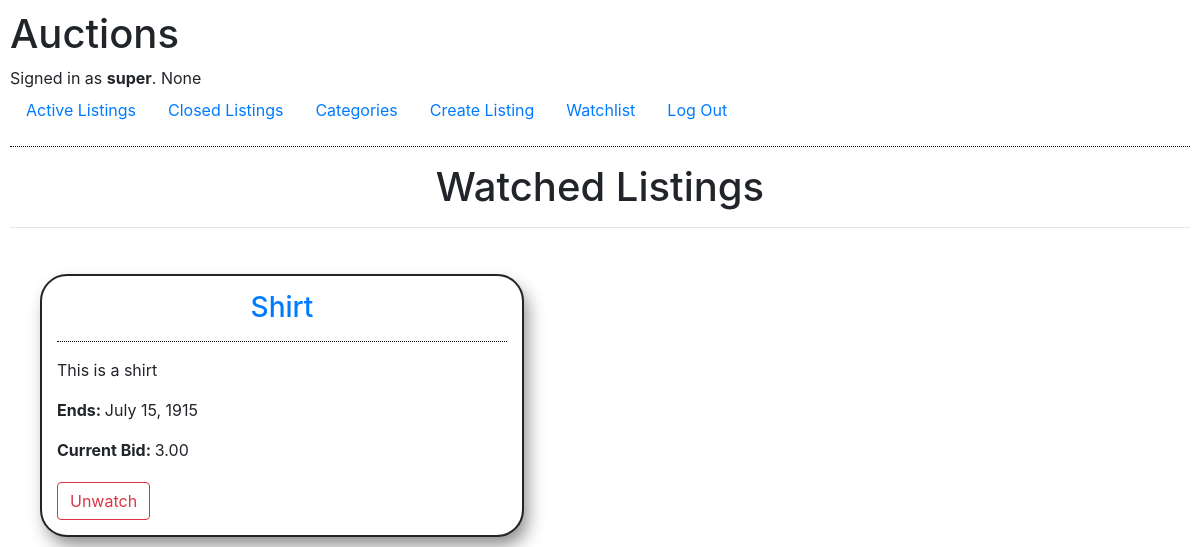
Before: /watchlist (signed in) with the older database file.
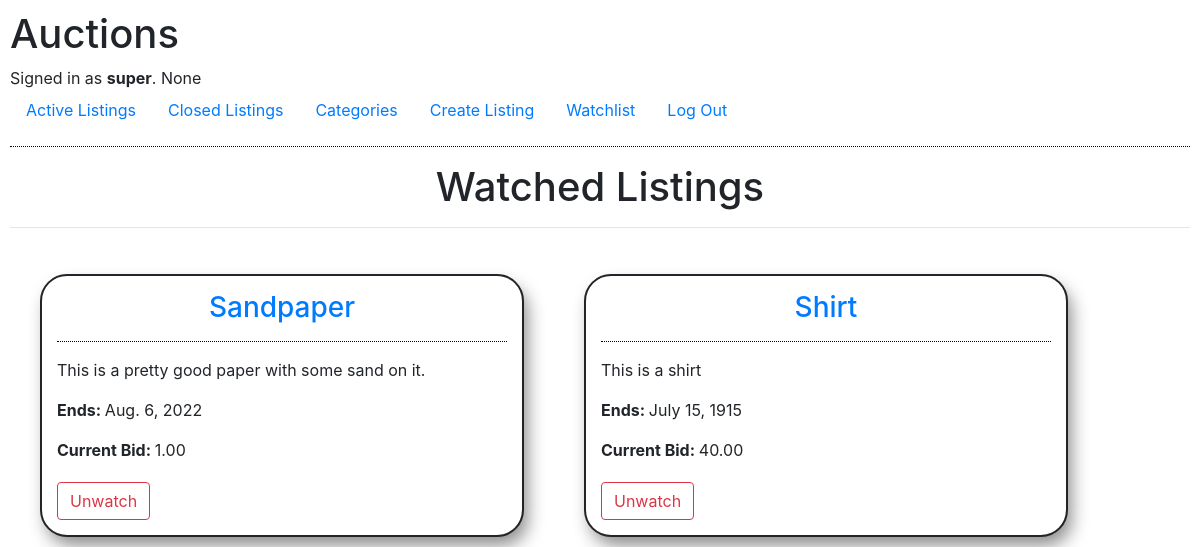
After: the same page with the newer database file.
### auctions/models.py (models this page shows, shortened)
class Listing(models.Model):
    title = models.CharField(max_length=64)
    description = models.CharField(max_length=256)
    start_bid = MoneyField(max_digits=19, decimal_places=2, null=True, default_currency='USD')
    buy_now = MoneyField(max_digits=19, decimal_places=2, null=True, default_currency='USD')
    current_bid = MoneyField(max_digits=19, decimal_places=2, null=True, default_currency='USD')
    leader = models.ForeignKey(User, on_delete=models.CASCADE, related_name='leader', null=True)
    seller = models.ForeignKey(User, on_delete=models.CASCADE, related_name='sold_by')
    end_date = models.DateTimeField()
    image_link = models.CharField(max_length=256)
    watched_by = models.ManyToManyField(User, blank=True, related_name="watching")
    is_active = models.BooleanField(default=True)
    winner = models.ForeignKey(User, on_delete=models.CASCADE, null=True, blank=True, related_name='won_by')

### auctions/views.py (the view)
# urls.py: path("watchlist", views.watchlist, name="watchlist"),
@login_required
def watchlist(request):
    return render(request, "auctions/watchlist.html", {
        "listings": Listing.objects.filter(watched_by=request.user),
    })

### auctions/templates/auctions/watchlist.html (shortened to what this page needs)
{% extends "auctions/layout.html" %}
{% block body %}
    <h1 style="text-align:center;">Watched Listings</h1>
    <hr>
    <div style="display:flex; align-items:center;">
        {% for listing in listings %}
            <div style="margin:2rem; outline: 2px solid; border-radius:25px;
                    box-shadow: 5px 10px 18px #888888; padding:15px; width:40vw">
                <h3 style="text-align:center;">
                    <a href="{% url 'listing' listing.id %}">
                        {{ listing.title }}
                    </a>
                </h3>
                <hr style="border-top:1px dotted black;">
                <p>{{ listing.description }}</p>
                <p><strong>Ends: </strong>{{ listing.end_date|date }}</p>
                <p><strong>Current Bid: </strong>{{ listing.current_bid }}</p>
                <form action="/watchlist/{{ listing.id }}/unwatch" method="post" style="margin-top:20px;">
                    <button class="btn btn-outline-danger"
                            type="submit">
                        Unwatch
                    </button>
                </form>
            </div>
        {% endfor %}
        </div>
{% endblock %}

Changed rows visible on the page:
added Listing: title "Sandpaper", description "This is a pretty good paper with some sand on it.", end_date "Aug. 6, 2022", current_bid "1.00"
changed Listing "Shirt": current_bid "3.00" → "40.00"
